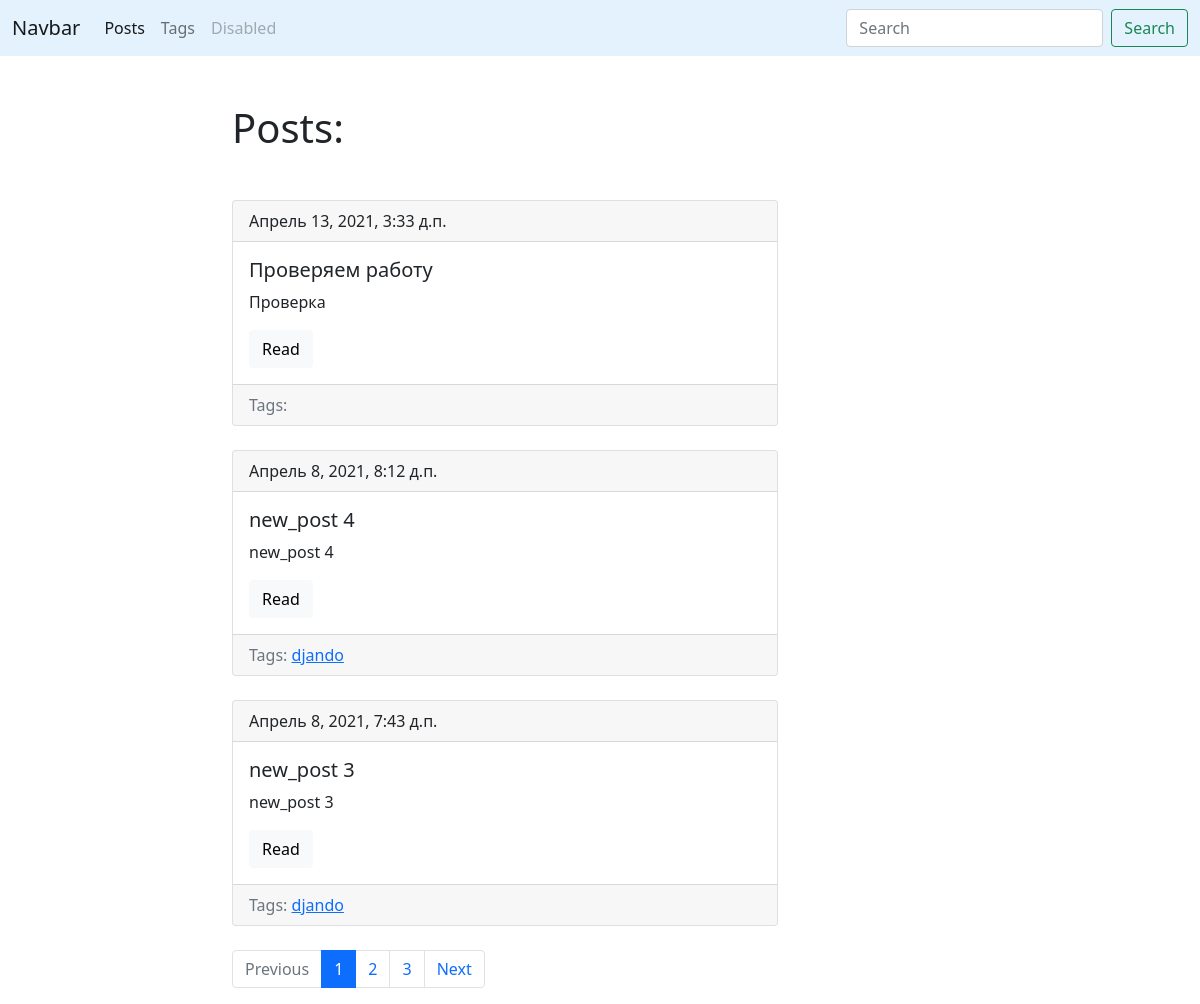
Screenshot of /blog/ with the database file from the repository.
### blog/models.py (models this page shows, shortened)
class Post(models.Model):
    title = models.CharField(max_length=150, db_index=True)
    slug = models.SlugField(max_length=150, blank=True, unique=True)
    body = models.TextField(blank=True, db_index=True)
    tags = models.ManyToManyField('Tag', blank=True, related_name='posts')
    date_pab = models.DateTimeField(auto_now_add=True)
    def get_absolute_url(self):
        return reverse('post_detail_url', kwargs={'slug': self.slug})
    class Meta:
        ordering = ['-date_pab']

class Tag(models.Model):
    title = models.CharField(max_length=50)
    slug = models.SlugField(max_length=50, unique=True)
    def get_absolute_url(self):
        return reverse('tag_detail_url', kwargs={'slug': self.slug})
    class Meta:
        ordering = ['title']

### blog/views.py (the view)
# urls.py: path('', posts_list, name='posts_list_url'),
def posts_list(request):
    search_query = request.GET.get('search', '')
    if search_query:
        posts = Post.objects.filter(Q(title__icontains=search_query) | Q(body__icontains=search_query))
    else:
        posts = Post.objects.all()
    paginator = Paginator(posts, 3)
    page_number = request.GET.get('page', 1)
    page = paginator.get_page(page_number)
    is_paginated = page.has_other_pages()
    if page.has_previous():
        prev_url = '?page={}'.format(page.previous_page_number())
    else:
        prev_url = ''
    if page.has_next():
        next_url = '?page={}'.format(page.next_page_number())
    else:
        next_url = ''
    context = {
        'page_object': page,
        'is_paginated': is_paginated,
        'next_url': next_url,
        'prev_url': prev_url
    }
    return render(request, 'blog/index.html', context=context)

### blog/templates/blog/index.html (shortened to what this page needs)
{% extends 'blog/base_blog.html' %}
{% block content %}
  <h1 class="mb-5">Posts:</h1>
  {% for post in page_object.object_list %}
    {% include 'blog/includes/post_card_template.html' %}
  {% endfor %}
{% endblock %}

### blog/templates/blog/includes/post_card_template.html
<div class="card mb-4">
    <div class="card-header">
        {{ post.date_pab }}
    </div>
    <div class="card-body">
          <h5 class="card-title">{{ post.title }}</h5>
          <p class="card-text">{{ post.body|truncatewords:15 }}</p>
          <a href="{{ post.get_absolute_url }}" class="btn btn-light">Read</a>
    </div>
    <div class="card-footer text-muted">
    Tags:
    {% for tag in post.tags.all %}
        <a href="{{ tag.get_absolute_url }}">{{ tag.title }}</a>
    {% endfor %}
  </div>
</div>

### rows the page displays
Post: date_pab "Апрель 13, 2021, 3:33 д.п.", title "Проверяем работу", body "Проверка"
Post: date_pab "Апрель 8, 2021, 8:12 д.п.", title "new_post 4", body "new_post 4"
Tag: title "djando"
Post: date_pab "Апрель 8, 2021, 7:43 д.п.", title "new_post 3", body "new_post 3"

### other values shown
{{ n }} "1"
{{ n }} "2" "3"
